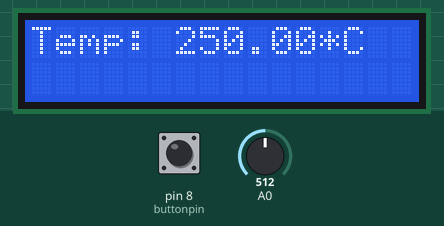
The sketch below on a simulated Arduino Uno, built with avr-gcc and run on an emulated ATmega328P. On the bench: 16×2 character LCD. The test bench sets the inputs (shaded band); at power-on: pin 8 (buttonpin) LOW, A0 = 512.

Above: at 1.2 s.
1.3 s: pin 8 (buttonpin) pulled HIGH for 3.2 s
At 2.5 s:
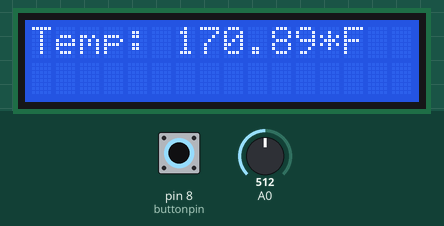
6.0 s: A0 set to 716
At 7.5 s:
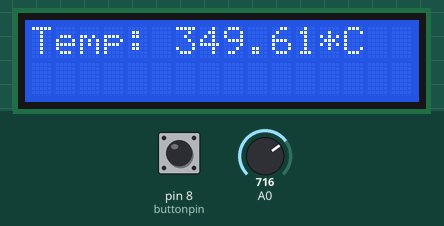
7.8 s: pin 8 (buttonpin) pulled HIGH for 0.6 s
At 9.4 s:
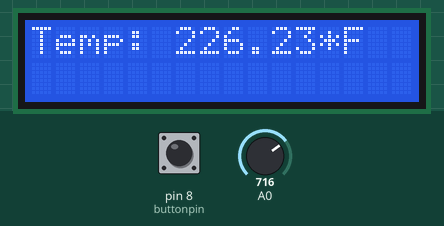
9.9 s: A0 set to 900
At 10.5 s:
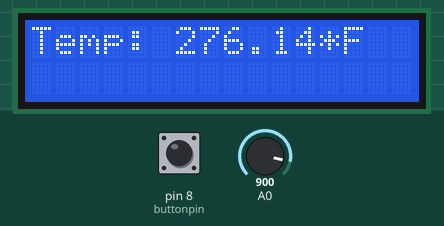
11.6 s: A0 set to 1023
At 12.1 s:
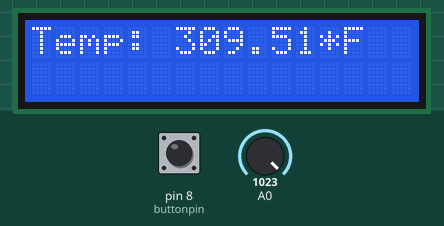
Timing chart, 0 to 14.1 s (numbered marks = the images above; inputs shaded):
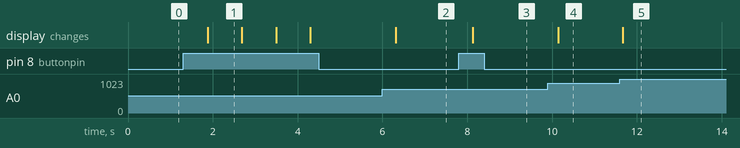

The sketch:

Lab4.ino
```cpp
#include<LiquidCrystal.h>

float temp;
const int buttonpin = 8;
bool flag;
const int rs = 12, en = 11, d4 = 5, d5 = 4, d6 = 3, d7 = 2;
LiquidCrystal lcd(rs, en, d4, d5, d6, d7);


void setup() {
  flag = true;
  pinMode(buttonpin, INPUT);
//  Serial.begin(9600);
 lcd.begin(16,2);
}

void loop() {

  if (digitalRead(buttonpin) == HIGH) {
    flag = !flag;
    delay(300);
  }
  temp = analogRead(A0);
  temp = temp * 0.48828125;
  if(flag)
  {
    lcd.clear();
    lcd.setCursor(0,0);
    lcd.print("Temp: ");
    lcd.print(temp,2);
    lcd.print("*C");
  }
  else
  {
    temp = 5.0*temp;
    temp /= 9.0;
    temp += 32.0;

    lcd.clear();

    lcd.setCursor(0,0);
    lcd.print("Temp: ");
    lcd.print(temp,2);
    lcd.print("*F");
  }
  delay (500);
}
```

Measured:
- after the input at 1.3 s, the display: changes after 0.58 s (image 1)
- after the input at 6.0 s, the display: changes after 0.31 s (image 2)
- after the input at 7.8 s, the display: changes after 0.33 s (image 3)
- after the input at 9.9 s, the display: changes after 0.25 s (image 4)
- after the input at 11.6 s, the display: changes after 0.06 s (image 5)
- what the display in image 1 shows lasts 0.8 s, from 1.9 s to 2.7 s
